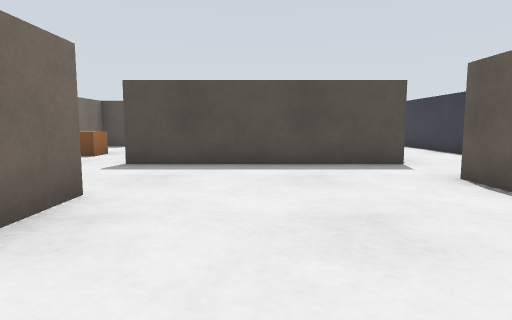
View 1 (above)

24 first-person views from a walk through a robot-simulator world made for Gazebo. The camera is 0.45 m above the floor, tilts 6° down and sees 75° across. The floor is counted in squares, 0.5 m on a side. Each view is taken from the middle of a square. On the plan, view 1 faces up. The plan holds only what a view shows up to about 12 squares ahead; the rest is blank. The place goes on beyond the plan.

View 2
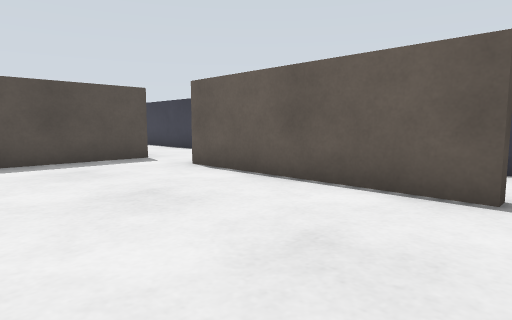

View 3
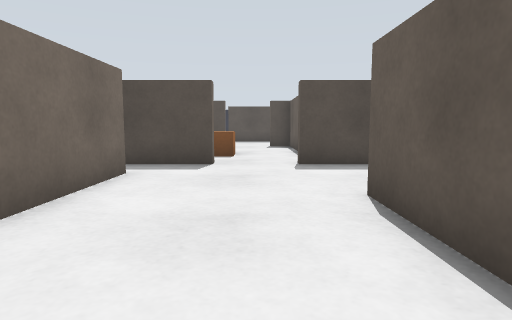

View 4
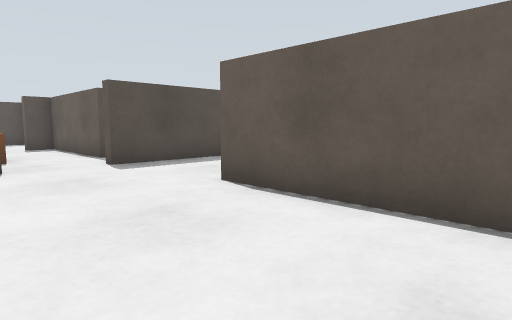

View 5
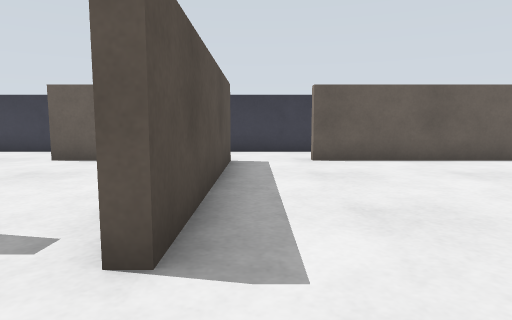

View 6
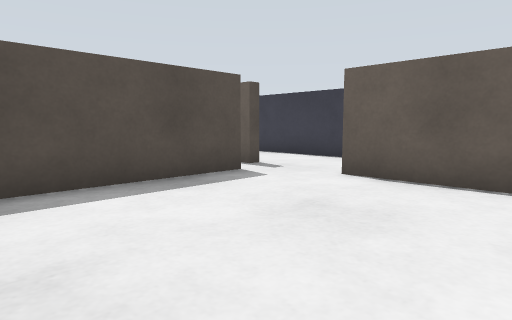

View 7
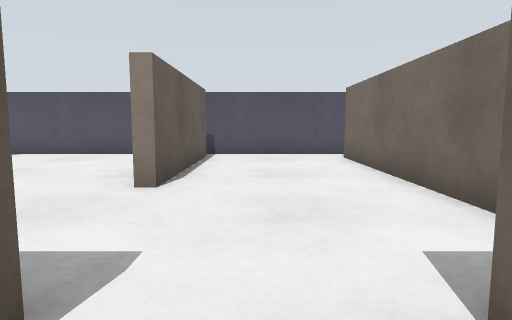

View 8
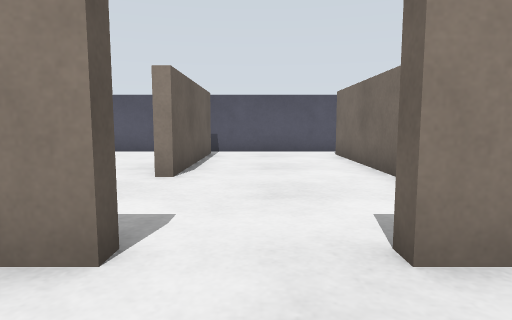

View 9
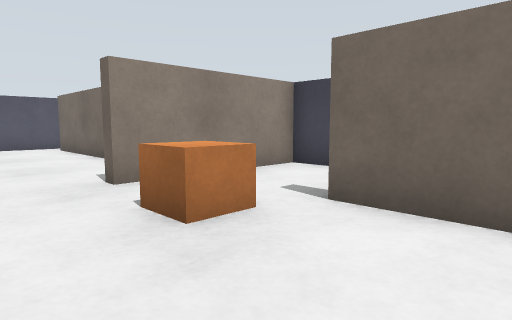

View 10
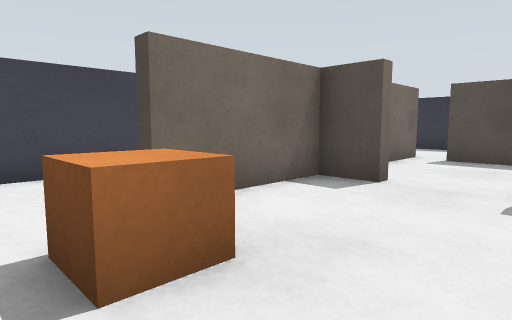

View 11
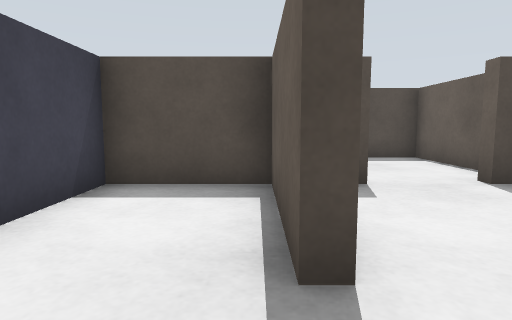

View 12
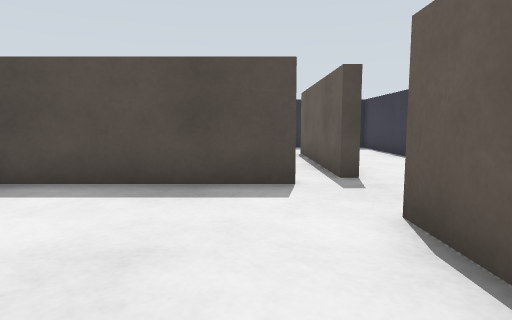

View 13
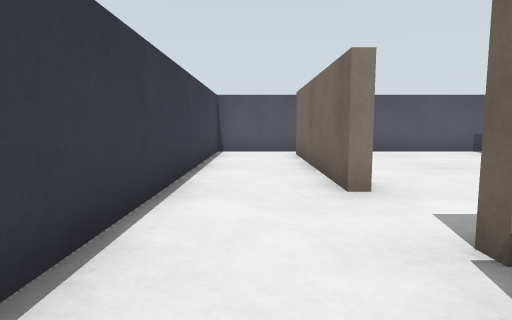

View 14
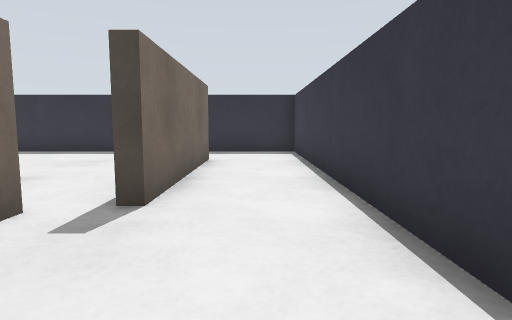

View 15
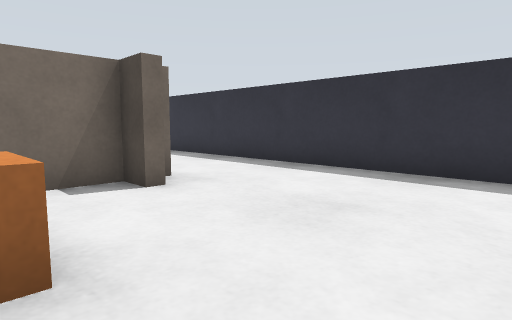

View 16
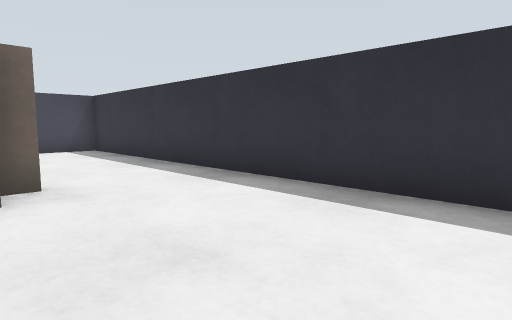

View 17
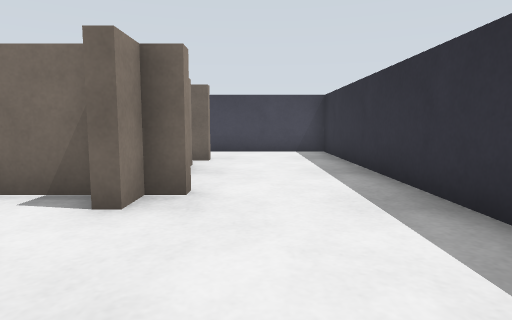

View 18
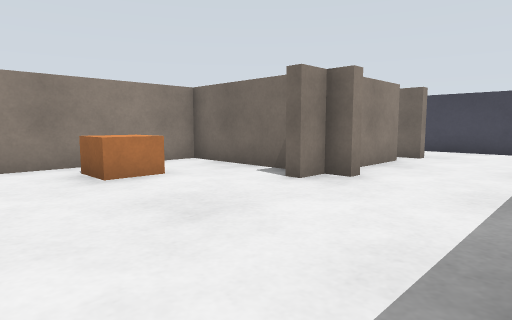

View 19
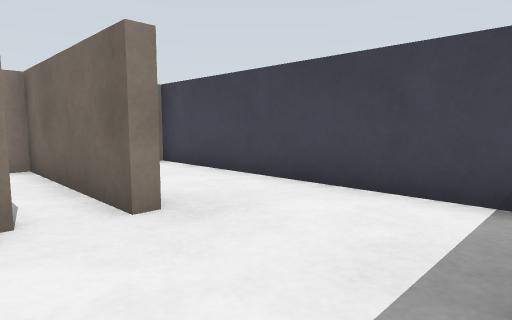

View 20
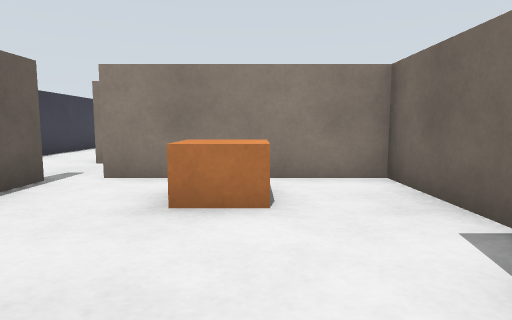

View 21
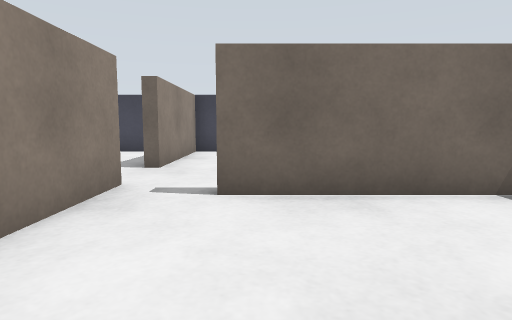

View 22
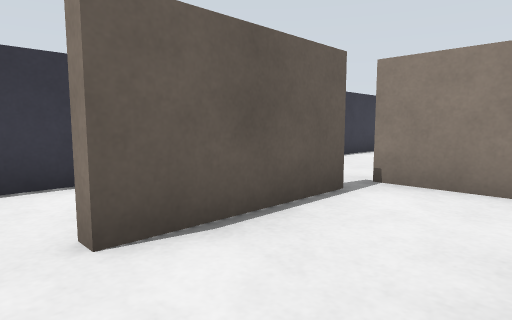

View 23
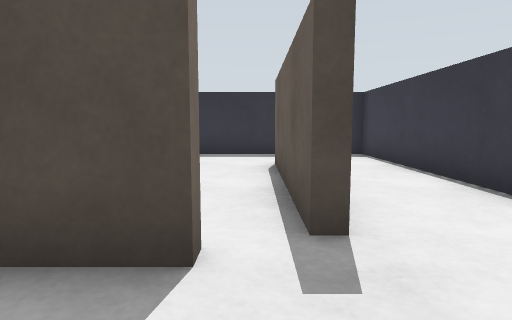

View 24
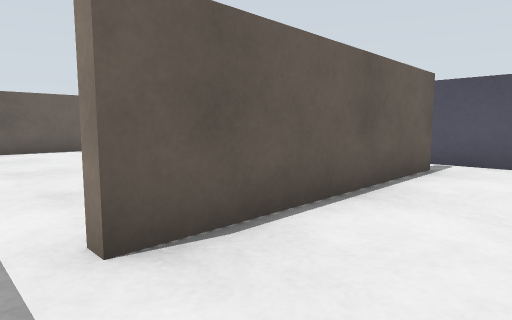

### Floor plan
Points are (right, up) in squares from view 1. A wall is a line through its corners. A room is listed if a view was taken in it or the views show most of it. See-through windows are left out.
Room 1 (views 1, 2, 3, 4, 5, 13, 14)
walls: (3.4, 5.5) (3.8, 5.5) (3.8, -0.4) (3.4, -0.4) (3.4, 5.5); (3.5, 7.6) (-3.1, 7.6); (-4.9, 7.6) (-7, 7.6); (-2.6, -0.8) (-2.6, 4.3) (-2.2, 4.3) (-2.2, 2.8); (3.4, 12.2) (3.9, 12.2); (-6.8, 6.2) (-6.4, 6.2) (-6.4, -0.2); (-6.5, -1.3) (6.3, -1.3) (6.3, 19.6); (3.8, 19.8) (3.8, 14.6) (3.4, 14.6)
ways out: opening at (-3.5, 8) to room 2; opening at (4, 13.5) to room 4; opening at (5.5, 19) to room 5; opening at (-7, -1) to room 6; opening at (-7, 7) to room 6
Room 2 (views 6, 7, 8, 9, 10)
walls: (-2.6, 9.4) (-2.6, 13.8); (-3.1, 8) (-1.4, 8); (-2.9, 14) (-3.5, 14); (-5.2, 14) (-6.4, 14) (-6.4, 10.8); (-6.4, 8) (-5, 8)
ways out: opening at (-3.5, 8) to room 1; opening at (-7, 9.5) to room 3; opening at (-2, 9) to room 4; opening at (-4.5, 14) to room 7
objects: pillar (-5, 10)
Room 3 (view 11)
walls: (-6.4, 10.8) (-6.8, 10.8) (-6.8, 14) (-9.3, 14) (-9.3, 8) (-6.4, 8)
ways out: opening at (-7, 9.5) to room 2
Room 4 (views 12, 21, 22, 23)
walls: (1.6, 8) (3.5, 8); (3.4, 8.8) (3.4, 12.2); (2.6, 14) (-2, 14); (-1.4, 8) (-0.5, 8); (-2.2, 13.4) (-2.2, 9.5)
ways out: opening at (4, 13.5) to room 1; opening at (-2, 9) to room 2; opening at (3, 14) to room 5
Room 5 (views 15, 16, 17, 18, 19, 20)
walls: (-2.6, 19.1) (-2.2, 19.1) (-2.2, 18.6) (-1.5, 18.6) (-1.5, 18.2); (-2.2, 18.2) (-2.2, 14.4) (2.6, 14.4); (-5.6, 18.6) (-3.5, 18.6); (-6.9, 18.8) (-6.4, 18.8); (3.4, 14.6) (3.4, 19.8); (6.3, 19.6) (6.3, 22.3) (-9.3, 22.3) (-9.3, 14.2)
ways out: opening at (5.5, 19) to room 1; opening at (3, 14) to room 4; opening at (-6, 18) to room 7
objects: pillar (0, 16) to (1, 16)
Room 6 (view 24)
walls: (-6.8, -0.2) (-6.8, 6.2); (-9.3, 6.2) (-9.3, 5.4); (-8, -1.3) (-6.5, -1.3)
ways out: opening at (-7, -1) to room 1; opening at (-7, 7) to room 1
Room 7 (no view inside)
walls: (-2.6, 15.5) (-2.6, 18.2) (-5.5, 18.2); (-6.4, 18.8) (-6.4, 14.4) (-6, 14.4)
ways out: opening at (-4.5, 14) to room 2; opening at (-6, 18) to room 5

Positions as (right, up) in squares from view 1, and headings:
1: (0, 0), facing up
2: (-1, -1), facing up-right
3: (-4, 0), facing up
4: (-6, 0), facing up-right
5: (-5, 7), facing right
6: (-2, 9), facing up-right
7: (-4, 9), facing down
8: (-4, 10), facing down
9: (-3, 13), facing down-left
10: (-3, 9), facing up-left
11: (-7, 9), facing up
12: (2, 9), facing up
13: (5, 10), facing down
14: (5, 11), facing up
15: (3, 16), facing up-left
16: (3, 18), facing up-left
17: (2, 20), facing left
18: (3, 22), facing down-left
19: (-5, 22), facing down-left
20: (0, 20), facing down
21: (2, 10), facing left
22: (1, 13), facing down-right
23: (3, 12), facing up
24: (-9, 7), facing down-right
